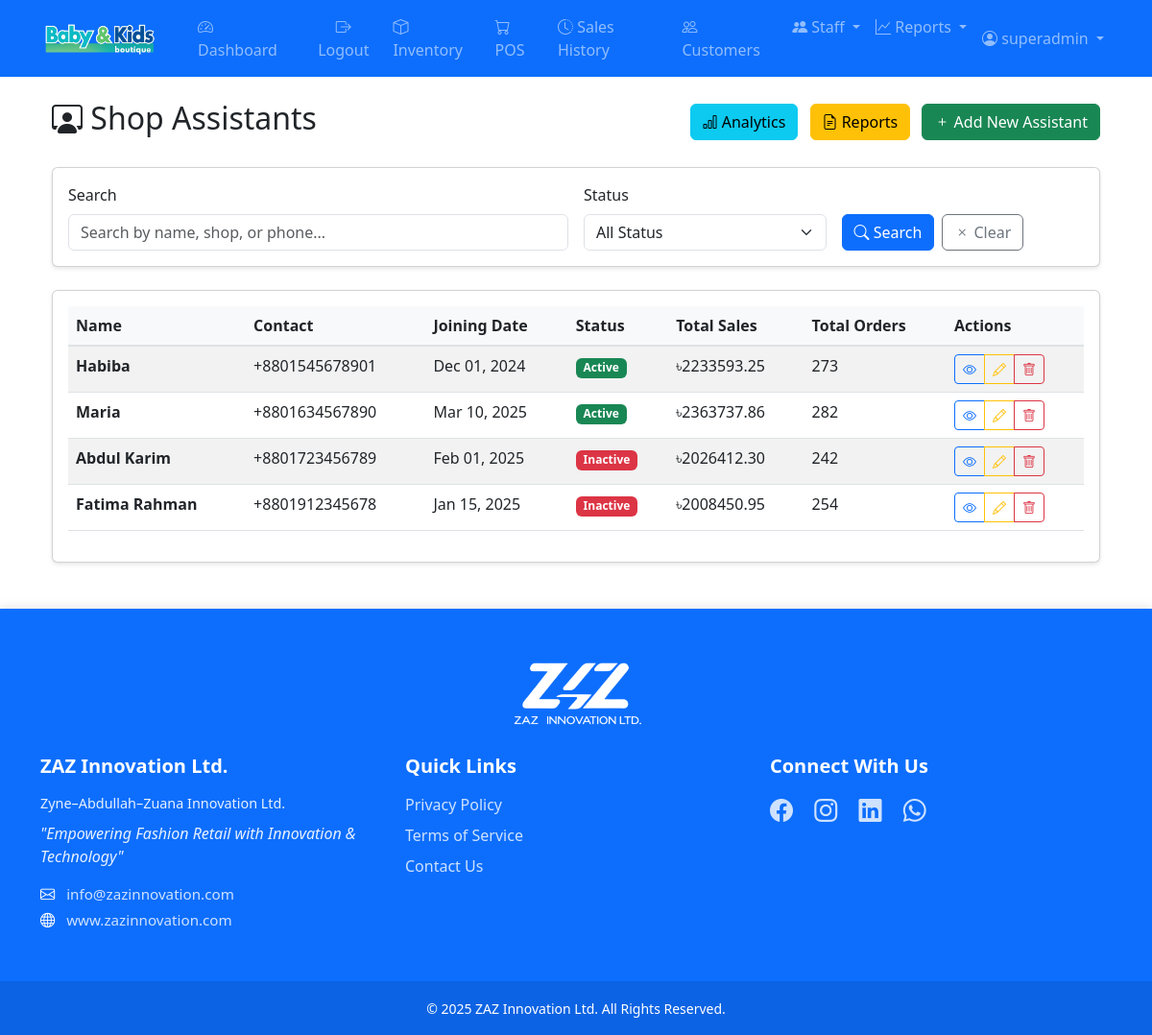
/accounts/shop-assistants/ (signed in), run on the app's committed database.
### accounts/models.py (models this page shows, shortened)
class ShopAssistant(models.Model):
    name = models.CharField(max_length=100, help_text="Full name of the shop assistant")
    contact_number = models.CharField(
        max_length=14,
        blank=True,
        null=True,
        help_text="Contact number in format +8801XXXXXXXXX"
    )
    joining_date = models.DateField(help_text="Date when the assistant joined")
    is_active = models.BooleanField(default=True, help_text="Whether the assistant is currently active")
    address = models.TextField(blank=True, null=True, help_text="Home address of the assistant")
    notes = models.TextField(blank=True, null=True, help_text="Additional notes or comments")
    created_at = models.DateTimeField(auto_now_add=True)
    updated_at = models.DateTimeField(auto_now=True)
    class Meta:
        ordering = ['name']
        verbose_name = 'Shop Assistant'
        verbose_name_plural = 'Shop Assistants'
    def get_formatted_phone(self):
        if not self.contact_number:
            return "Not provided"
        return self.contact_number
    @property
    def total_sales(self):
        from sales.models import Order
        from django.db.models import Sum
        result = Order.objects.filter(
            shop_assistant=self,
            status='completed'
        ).aggregate(total=Sum('total'))['total']
        return result or Decimal('0.00')
    @property
    def total_orders(self):
        from sales.models import Order
        return Order.objects.filter(
            shop_assistant=self,
            status='completed'
        ).count()

### accounts/views.py (the view)
# urls.py: path('shop-assistants/', views.ShopAssistantListView.as_view(), name='shop-assistant-list'),
class ShopAssistantListView(LoginRequiredMixin, ListView):
    model = ShopAssistant
    template_name = 'accounts/shop_assistant_list.html'
    context_object_name = 'shop_assistants'
    paginate_by = 10
    def get_queryset(self):
        queryset = ShopAssistant.objects.all().order_by('-created_at')
        search_query = self.request.GET.get('search', '').strip()
        if search_query:
            queryset = queryset.filter(
                Q(name__icontains=search_query) |
                Q(contact_number__icontains=search_query)
            )
        status_filter = self.request.GET.get('status', '')
        if status_filter == 'active':
            queryset = queryset.filter(is_active=True)
        elif status_filter == 'inactive':
            queryset = queryset.filter(is_active=False)
        return queryset
    def get_context_data(self, **kwargs):
        context = super().get_context_data(**kwargs)
        context['search_query'] = self.request.GET.get('search', '')
        context['status_filter'] = self.request.GET.get('status', '')
        for assistant in context['shop_assistants']:
            assistant.cached_total_sales = assistant.total_sales
            assistant.cached_total_orders = assistant.total_orders
        return context

### templates/accounts/shop_assistant_list.html (shortened to what this page needs)
{% extends 'base.html' %}
{% block content %}
<div class="container-fluid">
    <div class="row">
        <div class="col-12">
            <div class="d-flex justify-content-between align-items-center mb-4">
                <h2><i class="bi bi-person-workspace"></i> Shop Assistants</h2>
                <div>
                    <a href="{% url 'accounts:shop-assistant-analytics' %}" class="btn btn-info me-2">
                        <i class="bi bi-bar-chart"></i> Analytics
                    </a>
                    <a href="{% url 'accounts:shop-assistant-reports' %}" class="btn btn-warning me-2">
                        <i class="bi bi-file-earmark-text"></i> Reports
                    </a>
                    <a href="{% url 'accounts:shop-assistant-add' %}" class="btn btn-success">
                        <i class="bi bi-plus"></i> Add New Assistant
                    </a>
                </div>
            </div>
            <div class="card mb-4">
                <div class="card-body">
                    <form method="get" class="row g-3">
                        <div class="col-md-6">
                            <label for="search" class="form-label">Search</label>
                            <input type="text" class="form-control" id="search" name="search"
                                   value="{{ search_query }}" placeholder="Search by name, shop, or phone...">
                        </div>
                        <div class="col-md-3">
                            <label for="status" class="form-label">Status</label>
                            <select class="form-select" id="status" name="status">
                                <option value="">All Status</option>
                            </select>
                        </div>
                        <div class="col-md-3 d-flex align-items-end">
                            <button type="submit" class="btn btn-primary me-2">
                                <i class="bi bi-search"></i> Search
                            </button>
                            <a href="{% url 'accounts:shop-assistant-list' %}" class="btn btn-outline-secondary">
                                <i class="bi bi-x"></i> Clear
                            </a>
                        </div>
                    </form>
                </div>
            </div>
            <div class="card">
                <div class="card-body">
                    {% if shop_assistants %}
                        <div class="table-responsive">
                            <table class="table table-striped">
                                <thead>
                                    <tr>
                                        <th>Name</th>
                                        <th>Contact</th>
                                        <th>Joining Date</th>
                                        <th>Status</th>
                                        <th>Total Sales</th>
                                        <th>Total Orders</th>
                                        <th>Actions</th>
                                    </tr>
                                </thead>
                                <tbody>
                                    {% for assistant in shop_assistants %}
                                    <tr>
                                        <td>
                                            <strong>{{ assistant.name }}</strong>
                                        </td>
                                        <td>{{ assistant.get_formatted_phone }}</td>
                                        <td>{{ assistant.joining_date|date:"M d, Y" }}</td>
                                        <td>
                                            {% if assistant.is_active %}
                                                <span class="badge bg-success">Active</span>
                                            {% else %}
                                                <span class="badge bg-danger">Inactive</span>
                                            {% endif %}
                                        </td>
                                        <td>
                                            <span class="currency-symbol">৳</span>{{ assistant.cached_total_sales|floatformat:2 }}
                                        </td>
                                        <td>{{ assistant.cached_total_orders }}</td>
                                        <td>
                                            <div class="btn-group btn-group-sm" role="group">
                                                <a href="{% url 'accounts:shop-assistant-detail' assistant.pk %}"
                                                   class="btn btn-outline-primary" title="View Details">
                                                    <i class="bi bi-eye"></i>
                                                </a>
                                                <a href="{% url 'accounts:shop-assistant-edit' assistant.pk %}"
                                                   class="btn btn-outline-warning" title="Edit">
                                                    <i class="bi bi-pencil"></i>
                                                </a>
                                                <a href="{% url 'accounts:shop-assistant-delete' assistant.pk %}"
                                                   class="btn btn-outline-danger" title="Delete"
                                                   onclick="return confirm('Are you sure you want to delete this assistant?')">
                                                    <i class="bi bi-trash"></i>
                                                </a>
                                            </div>
                                        </td>
                                    </tr>
                                    {% endfor %}
                                </tbody>
                            </table>
                        </div>
                    {% endif %}
                </div>
            </div>
        </div>
    </div>
</div>
{% endblock %}

### templates/base.html (shortened to what this page needs)
<!DOCTYPE html>
<html lang="en">
<head>
    <link href="https://cdn.jsdelivr.net/npm/bootstrap@5.3.0/dist/css/bootstrap.min.css" rel="stylesheet">
    <link href="https://cdn.jsdelivr.net/npm/bootstrap-icons@1.7.2/font/bootstrap-icons.css" rel="stylesheet">
    {% load static %}
    <link rel="stylesheet" href="{% static 'css/main.css' %}?v=1.1">
</head>
<body>
    <nav class="navbar navbar-expand-lg navbar-dark bg-primary">
        <div class="container">
            <a class="navbar-brand" href="{% url 'dashboard:dashboard' %}">
                <img src="{% static 'images/logo.png' %}" alt="Kids Store" height="40">
            </a>
            <div class="collapse navbar-collapse" id="navbarNav">
                {% if user.is_authenticated %}
                <ul class="navbar-nav me-auto">
                    <li class="nav-item">
                        <a class="nav-link" href="{% url 'dashboard:dashboard' %}">
                            <i class="bi bi-speedometer2"></i> Dashboard
                        </a>
                    </li>
                    <li class="nav-item">
                        <form method="post" action="{% url 'logout' %}" class="d-inline">
                            <button type="submit" class="nav-link border-0 bg-transparent">
                                <i class="bi bi-box-arrow-right"></i> Logout
                            </button>
                        </form>
                    </li>
                    <li class="nav-item">
                        <a class="nav-link" href="{% url 'inventory:product-list' %}">
                            <i class="bi bi-box"></i> Inventory
                        </a>
                    </li>
                    <li class="nav-item">
                        <a class="nav-link" href="{% url 'sales:pos' %}">
                            <i class="bi bi-cart"></i> POS
                        </a>
                    </li>
                    <li class="nav-item">
                        <a class="nav-link" href="{% url 'sales:sale-list' %}">
                            <i class="bi bi-clock-history"></i> Sales History
                        </a>
                    </li>
                    <li class="nav-item">
                        <a class="nav-link" href="{% url 'accounts:customer-list' %}">
                            <i class="bi bi-people"></i> Customers
                        </a>
                    </li>
                    {% if user.is_staff %}
                    <li class="nav-item dropdown">
                        <a class="nav-link dropdown-toggle" href="#" role="button" data-bs-toggle="dropdown">
                            <i class="bi bi-people-fill"></i> Staff
                        </a>
                    </li>
                    {% endif %}
                    {% if user.is_staff %}
                    <li class="nav-item dropdown">
                        <a class="nav-link dropdown-toggle" href="#" role="button" data-bs-toggle="dropdown">
                            <i class="bi bi-graph-up"></i> Reports
                        </a>
                    </li>
                    {% endif %}
                </ul>
                <ul class="navbar-nav">
                    <li class="nav-item dropdown">
                        <a class="nav-link dropdown-toggle" href="#" role="button" data-bs-toggle="dropdown">
                            <i class="bi bi-person-circle"></i> {{ user.username }}
                        </a>
                    </li>
                </ul>
                {% endif %}
            </div>
        </div>
    </nav>
    <div class="container mt-4">
        {% block content %}{% endblock %}
    </div>
    <footer class="footer bg-primary text-white mt-5">
        <div class="container py-5">
            <div class="footer-logo text-center mb-4">
                <img src="{% static 'images/logo-zaz.png' %}" alt="ZAZ Innovation Ltd." class="footer-brand-logo">
            </div>
            <div class="row">
                <div class="col-lg-4 mb-4 mb-lg-0">
                    <h5 class="mb-3">ZAZ Innovation Ltd.</h5>
                    <p class="company-full-name mb-2">Zyne–Abdullah–Zuana Innovation Ltd.</p>
                    <p class="tagline mb-3">"Empowering Fashion Retail with Innovation & Technology"</p>
                    <div class="contact-info">
                        <p class="mb-1"><i class="bi bi-envelope"></i> <a href="mailto:info@zazinnovation.com">info@zazinnovation.com</a></p>
                        <p class="mb-1"><i class="bi bi-globe"></i> <a href="https://www.zazinnovation.com" target="_blank">www.zazinnovation.com</a></p>
                    </div>
                </div>
                <div class="col-lg-4 mb-4 mb-lg-0">
                    <h5 class="mb-3">Quick Links</h5>
                    <ul class="list-unstyled">
                        <li class="mb-2"><a href="#">Privacy Policy</a></li>
                        <li class="mb-2"><a href="#">Terms of Service</a></li>
                        <li class="mb-2"><a href="#">Contact Us</a></li>
                    </ul>
                </div>
                <div class="col-lg-4">
                    <h5 class="mb-3">Connect With Us</h5>
                    <div class="social-icons">
                        <a href="#" class="me-3" title="Facebook"><i class="bi bi-facebook"></i></a>
                        <a href="#" class="me-3" title="Instagram"><i class="bi bi-instagram"></i></a>
                        <a href="#" class="me-3" title="LinkedIn"><i class="bi bi-linkedin"></i></a>
                        <a href="#" class="me-3" title="WhatsApp"><i class="bi bi-whatsapp"></i></a>
                    </div>
                </div>
            </div>
        </div>
        <div class="copyright-bar py-3">
            <div class="container text-center">
                <small>© 2025 ZAZ Innovation Ltd. All Rights Reserved.</small>
            </div>
        </div>
    </footer>
</body>
</html>

### static/css/main.css (style rules this page uses)
.card { transition: transform 0.2s; box-shadow: 0 2px 4px rgba(0,0,0,0.1); }
.table th { background-color: #f8f9fa; border-bottom: 2px solid #dee2e6; }
.navbar .nav-link { padding: 0.5rem 1rem; transition: color 0.2s; }
.footer { margin-top: auto; box-shadow: 0 -2px 10px rgba(0,0,0,0.1); }
.footer-logo { margin-bottom: 2rem; }
.footer-brand-logo { height: 80px; width: auto; filter: brightness(0) invert(1); transition: transform 0.3s ease; }
.footer h5 { font-weight: 600; margin-bottom: 1.5rem; }
.footer a { color: rgba(255,255,255,0.8); text-decoration: none; transition: color 0.2s ease; }
.footer .company-full-name { font-size: 0.9rem; color: rgba(255,255,255,0.9); }
.footer .tagline { font-style: italic; color: rgba(255,255,255,0.9); }
.footer .contact-info { font-size: 0.95rem; }
.footer .contact-info i { margin-right: 0.5rem; }
.footer .social-icons { font-size: 1.5rem; }
.footer .social-icons a { transition: transform 0.2s ease; display: inline-block; }
.footer .copyright-bar { background-color: rgba(0,0,0,0.1); }
body { min-height: 100vh; display: flex; flex-direction: column; }
.navbar-brand { padding: 0.25rem 0; margin-right: 2rem; }
.navbar-brand { padding: 0.25rem 0; }
.navbar-brand img { height: 45px; width: auto; object-fit: contain; display: block; }

### data on the page
ShopAssistant: name "Habiba", get_formatted_phone "+8801545678901", joining_date "Dec 01, 2024", is_active "Active", cached_total_sales "2233593.25", cached_total_orders "273"
ShopAssistant: name "Maria", get_formatted_phone "+8801634567890", joining_date "Mar 10, 2025", is_active "Active", cached_total_sales "2363737.86", cached_total_orders "282"
ShopAssistant: name "Abdul Karim", get_formatted_phone "+8801723456789", joining_date "Feb 01, 2025", is_active "Inactive", cached_total_sales "2026412.30", cached_total_orders "242"
ShopAssistant: name "Fatima Rahman", get_formatted_phone "+8801912345678", joining_date "Jan 15, 2025", is_active "Inactive", cached_total_sales "2008450.95", cached_total_orders "254"

### other printed values
{{ user.username }} "superadmin"
